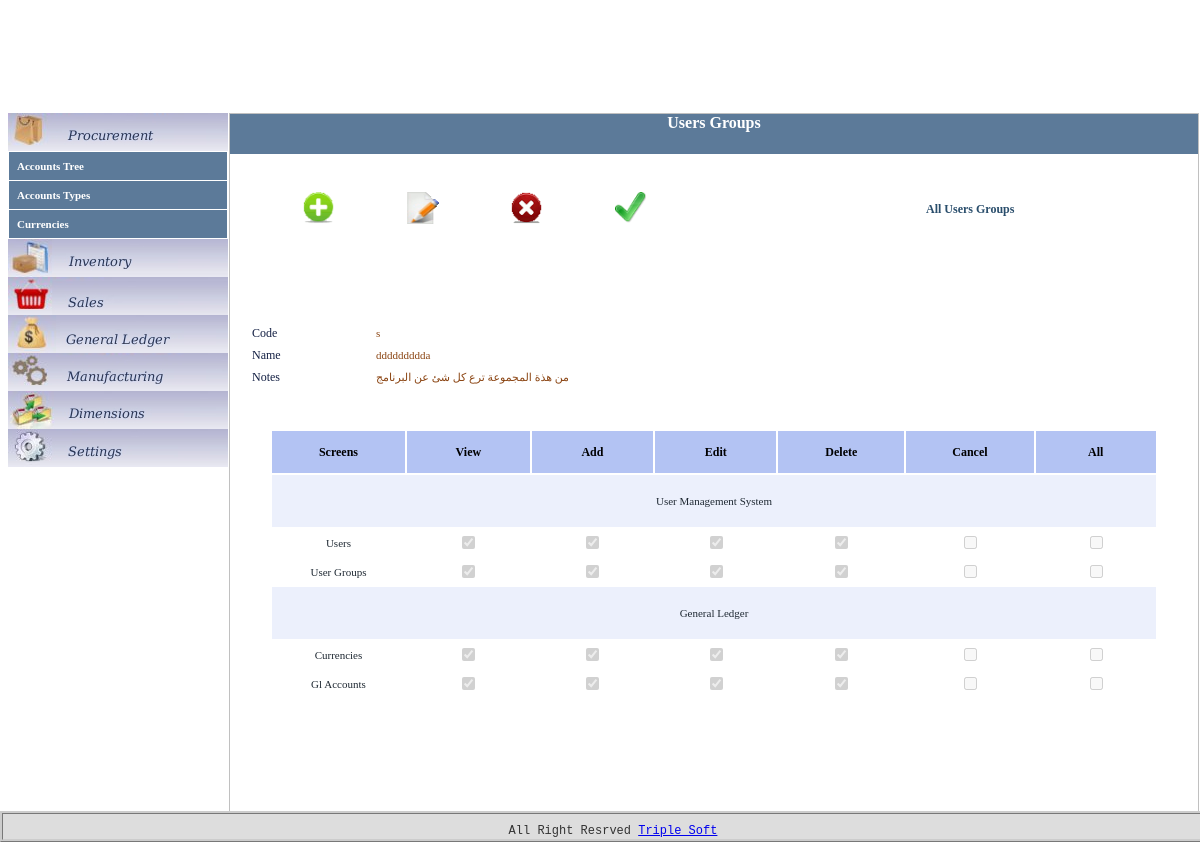
Page /ums/users_groups/go_form/216/view on the committed database.
### tables this page shows
CREATE TABLE IF NOT EXISTS `ums_users_groups` (
  `id` int(11) NOT NULL AUTO_INCREMENT,
  `code` varchar(10) NOT NULL,
  `name` varchar(50) NOT NULL,
  `notes` varchar(100) NOT NULL,
  `created_at` datetime NOT NULL,
  `create_user` int(11) NOT NULL,
  `updated_at` datetime NOT NULL,
  `update_user` int(11) NOT NULL,
  `are_canceled` tinyint(4) NOT NULL,
  `canceled_at` datetime NOT NULL,
  `cancel_user` int(11) NOT NULL,
  PRIMARY KEY (`id`)
);

CREATE TABLE IF NOT EXISTS `ums_develop_screens` (
  `id` int(11) NOT NULL,
  `code` varchar(20) NOT NULL,
  `name_en` varchar(50) NOT NULL,
  `name_ar` varchar(50) NOT NULL,
  `notes` varchar(200) DEFAULT NULL,
  `access_id` int(11) NOT NULL DEFAULT '1',
  `parent_id` int(11) NOT NULL,
  PRIMARY KEY (`id`)
);

### application/controllers/ums/users_groups.php (called while the page is built, shortened)
<?
class Users_groups extends Controller
{
	function Users_groups()
	{
		$this->load->model('ums/Users_groups_model','Users_groups_model',True);
		 $this->load->view('ums/users_groups/functions');
	}
	function go_form($id, $mode)
	{
		$data['develop_screens'] = $this->Users_groups_model->get_screens_by_parent(0);
        if($id!=0)
        {
			$data['users_groups_row'] = $this->Users_groups_model->get_by_id($id);
        }
        $data['mode']= $mode;
		$this->load->view('ums/users_groups/form',$data);
	}
}
?>

### CodeIgniter_1_7_2/system/codeigniter/CodeIgniter.php (called while the page is built, shortened)
<?php  if ( ! defined('BASEPATH')) exit('No direct script access allowed');
$EXT =& load_class('Hooks');
$EXT->_call_hook('pre_system');
$URI =& load_class('URI');
$RTR =& load_class('Router');
$method = $RTR->fetch_method();
$EXT->_call_hook('pre_controller');
$CI = new $class();
if ($RTR->scaffolding_request === TRUE)
{
	if ($EXT->_call_hook('scaffolding_override') === FALSE)
	{
		$CI->_ci_scaffolding();
	}
}
else
{
	if (method_exists($CI, '_remap'))
	{
		$CI->_remap($method);
	}
	else
	{
		call_user_func_array(array(&$CI, $method), array_slice($URI->rsegments, 2));
	}
}

### index.php (called while the page is built, shortened)
<?php
require_once BASEPATH.'codeigniter/CodeIgniter'.EXT;

### CodeIgniter_1_7_2/system/codeigniter/Base5.php (called while the page is built)
<?php  if ( ! defined('BASEPATH')) exit('No direct script access allowed');
class CI_Base {
	private static $instance;
	public function CI_Base()
	{
		self::$instance =& $this;
	}
	public static function &get_instance()
	{
		return self::$instance;
	}
}
function &get_instance()
{
	return CI_Base::get_instance();
}

### application/models/ums/users_groups_model.php (called while the page is built, shortened)
<?php
class Users_groups_model extends Model
{
		function get_by_id($id)
	    {
	    	$this->db->from('ums_users_groups');
	    	$this->db->where("id", $id);
	    	$query = $this->db->get();
        	return ($query->num_rows > 0) ? $query->row() : array();
	    }
		function get_screens_by_parent($parent_id)
	    {
	    	$this->db->select('`id`,`code`,`name_en`,`name_ar`,`notes`,`parent_id`');
	    	$this->db->where("parent_id", $parent_id);
	    	$query = $this->db->get('ums_develop_screens');
        	return $query->result();
	    }
		function get_screens_by_user_group_id($parent_id,$user_group_id)
	    {
	    	$this->db->select('`id`,`code`,`name_en`,`name_ar`,`view`,`add`,`edit`,`delete`,`cancel`');
	    	$this->db->from('ums_develop_screens');
	    	$this->db->join('ums_users_groups_screens_privielges', 'ums_develop_screens.code = ums_users_groups_screens_privielges.screen_code');
	    	$this->db->where("parent_id", $parent_id);
	    	$this->db->where("user_group_id", $user_group_id);
	    	$query = $this->db->get();
        	return $query->result();
	    }
}
?>

### application/views/ums/users_groups/form.php (the view, shortened to what this page needs)
<?php $this->lang->load('ums/users_groups',$this->config->item('language'));?>
<div class="screens_title" ><?php echo $this->lang->line('title')?></div>
<div id="div_process_data" align="center">
<?php
$current_language=$this->config->item('language');
$id=0;
$code='';
$name='';
$notes='';
$are_disabled="";
if($mode!='add')
{
	if($mode=='view')
	{
		$are_disabled="disabled='disabled'";
	}
	if($mode=='return')
	{
		$id=			$users_groups_row['id'];
		$code=			$users_groups_row['code'];
		$name=			$users_groups_row['name'];
		$notes=			$users_groups_row['notes'];
	}
	else
	{
		$id=			$users_groups_row->id;
		$code=			$users_groups_row->code;
		$name=			$users_groups_row->name;
		$notes=			$users_groups_row->notes;
		$are_canceled=	$users_groups_row->are_canceled;
	}
}
?>
<form id="frm_process_data" name="frm_process_data" action="<?php echo base_url();?>ums/users_groups/submit_process/<?php echo $id ?>"  method="post">
<table class="common">
	<tr>
		<td width="100px" height="30px"></td>
	</tr>
	<tr>
		<?php if($mode=='view') { ?>
		<td width="100px">
		<a href="<?php echo base_url();?>ums/users_groups/go_form/0/add"><img src='<?php echo base_url()."/images/icons/add.gif"; ?>' width='33'; height='33' title='<?php  echo $this->lang->line('btn_add'); ?>'/></a>
		</td>
		<td width="100px">
		<a href="<?php echo base_url();?>ums/users_groups/go_form/<?php echo $id; ?>/edit"><img src='<?php echo base_url()."/images/icons/edit.gif"; ?>' width='33'; height='33' title='<?php  echo $this->lang->line('btn_edit'); ?>'/></a>
		</td>
		<td width="100px">
		<a href="<?php echo base_url();?>ums/users_groups/delete/<?php echo $id; ?>"><img src='<?php echo base_url()."/images/icons/delete.gif"; ?>' width='33'; height='33' title='<?php  echo $this->lang->line('btn_delete'); ?>'  onclick="return delete_confirm('<?php echo $this->config->item('language'); ?>');" /></a>
		</td>
		<td width="100px">
		<?php
		if($are_canceled==0)
		{
			$what_will=1;
			$icon="cancel.png";
			$title=$this->lang->line('btn_cancel');
		}
		else
		{
			$what_will=0;
			$icon="uncancel.png";
			$title=$this->lang->line('btn_uncancel');
		}
		?>
		<a href="<?php echo base_url();?>ums/users_groups/cancel_uncancel/<?php echo $id."/".$what_will."/form"; ?>"><img src='<?php echo base_url()."/images/icons/".$icon; ?>' width='33'; height='33' title='<?php  echo $title; ?>'  /></a>
		</td>
		<?php } ?>
		<td width="100px"></td>
		<td width="100px"></td>
		<td width="200px">
		<a href="<?php echo base_url();?>ums/users_groups/" ><?php echo $this->lang->line('lnk_view_all'); ?></a>
		</td>
	</tr>
	<tr>
		<td width="100px" colspan="9" height="30px"></td>
	</tr>
	<tr>
		<td width="100px" colspan="9" height="30px"> </td>
	</tr>
</table>
<?php
$guiTools = new GuiTools();
$guiTools->beginTable();
$guiTools->beginRow();
$guiTools->cellHidden('hdn_id', 'hdn_id', $id);
$guiTools->endRow();
if($mode=='view')
{
	$guiTools->beginRow();
	$guiTools->cellLabelTitle('120px', $this->lang->line('code'));
	$guiTools->cellLabelValue('800px',$code);
	$guiTools->endRow();
	$guiTools->beginRow();
	$guiTools->cellLabelTitle('100px', $this->lang->line('name'));
	$guiTools->cellLabelValue('200px',$name);
	$guiTools->endRow();
	$guiTools->beginRow();
	$guiTools->cellLabelTitle('100px', $this->lang->line('notes'));
	$guiTools->cellLabelValue('200px',$notes);
	$guiTools->endRow();
}
$guiTools->endTable();
		echo "<div  class='screen_display' id='div_screen_table'>";
		echo "<table  class='screen_display_table' >";
		$index=0;
		foreach ($develop_screens as $record)
		{
				if($index==0)
				{
					echo "<tr>";
							echo"<th  >". $this->lang->line('develop_screens')."</th>";
							echo"<th  >". $this->lang->line('prev_view')."</th>";
							echo"<th  >". $this->lang->line('prev_add')."</th>";
							echo"<th  >". $this->lang->line('prev_edit')."</th>";
							echo"<th  >". $this->lang->line('prev_delete')."</th>";
							echo"<th  >". $this->lang->line('prev_cancel')."</th>";
							echo"<th  >". $this->lang->line('prev_all')."</th>";
					echo "</tr>";
				}
				$screen_id=$record->id;
				if($current_language=='english')
				{
					$screen_name=$record->name_en;
				}
				else if($current_language=='arabic')
				{
					$screen_name=$record->name_ar;
				}
					echo "<tr>";
					echo "<td colspan='7' align='center'> $screen_name </td>";
					echo "</tr>";
				if($mode=='add' || ($mode=='return' && $id==0) )
				{
					$data['develop_screens_inner'] = $this->Users_groups_model->get_screens_by_parent($screen_id);
					$develop_screens_inner=$data['develop_screens_inner'];
					foreach ($develop_screens_inner as $record_inner)
					{
						$screen_code=$record_inner->code;
						if($current_language=='english')
						{
							$screen_name=$record_inner->name_en;
						}
						else if($current_language=='arabic')
						{
							$screen_name=$record_inner->name_ar;
						}
							echo "<tr>";
							$color_row='#FFFFFF';
							$height_row='25px';
							echo "<td align='center' style='font-size: 11px; height:$height_row; background-color:$color_row;'> $screen_name </td>";
							echo "<td align='center' style='font-size: 11px; height:$height_row; background-color:$color_row;'><input type='checkbox' id='chk_".$screen_code."_view'   name='chk_".$screen_code."_view'  	onchange=\"uncheckByView_for_screen('".$screen_code."')\" /></td>";
							echo "<td align='center' style='font-size: 11px; height:$height_row; background-color:$color_row;'><input type='checkbox' id='chk_".$screen_code."_add'    name='chk_".$screen_code."_add'   	onchange=\"checkView_for_screen('chk_".$screen_code."_add','".$screen_code."')\" /></td>";
							echo "<td align='center' style='font-size: 11px; height:$height_row; background-color:$color_row;'><input type='checkbox' id='chk_".$screen_code."_edit'   name='chk_".$screen_code."_edit'  	onchange=\"checkView_for_screen('chk_".$screen_code."_edit','".$screen_code."')\" /></td>";
							echo "<td align='center' style='font-size: 11px; height:$height_row; background-color:$color_row;'><input type='checkbox' id='chk_".$screen_code."_delete' name='chk_".$screen_code."_delete' 	onchange=\"checkView_for_screen('chk_".$screen_code."_delete','".$screen_code."')\" /></td>";
							echo "<td align='center' style='font-size: 11px; height:$height_row; background-color:$color_row;'><input type='checkbox' id='chk_".$screen_code."_cancel' name='chk_".$screen_code."_cancel' 	onchange=\"checkView_for_screen('chk_".$screen_code."_cancel','".$screen_code."')\" /></td>";
							echo "<td align='center' style='font-size: 11px; height:$height_row; background-color:$color_row;'><input type='checkbox' id='chk_".$screen_code."_all' name='chk_".$screen_code."_all'  		onchange=\"checkUncheck_for_screen('".$screen_code."')\"/></td>";
							echo "</tr>";
						}
					$index=$index+1;
				}
				else
				{
					$data['develop_screens_inner'] = $this->Users_groups_model->get_screens_by_user_group_id($screen_id,$id);
					$develop_screens_inner=$data['develop_screens_inner'];
					foreach ($develop_screens_inner as $record_inner)
					{
						$screen_code=$record_inner->code;
						if($current_language=='english')
						{
							$screen_name=$record_inner->name_en;
						}
						else if($current_language=='arabic')
						{
							$screen_name=$record_inner->name_ar;
						}
						$view_checked="";
						$add_checked="";
						$edit_checked="";
						$delete_checked="";
						$cancel_checked="";
						if($record_inner->view==1)
						{
							$view_checked="checked='checked'";
						}
						if($record_inner->add==1)
						{
							$add_checked="checked='checked'";
						}
						if($record_inner->edit==1)
						{
							$edit_checked="checked='checked'";
						}
						if($record_inner->delete==1)
						{
							$delete_checked="checked='checked'";
						}
							echo "<tr>";
							$color_row='#FFFFFF';
							$height_row='25px';
							echo "<td align='center' style='font-size: 11px;  height:$height_row; background-color:$color_row;'> $screen_name </td>";
							echo "<td align='center' style='font-size: 11px;  height:$height_row; background-color:$color_row;'><input type='checkbox' id='chk_".$screen_code."_view'   name='chk_".$screen_code."_view'   ".$view_checked."     ".$are_disabled."		onchange=\"uncheckByView_for_screen('".$screen_code."')\" /></td>";
							echo "<td align='center' style='font-size: 11px;  height:$height_row; background-color:$color_row;'><input type='checkbox' id='chk_".$screen_code."_add'    name='chk_".$screen_code."_add'    ".$add_checked."      ".$are_disabled."  	onchange=\"checkView_for_screen('chk_".$screen_code."_add','".$screen_code."')\" /></td>";
							echo "<td align='center' style='font-size: 11px;  height:$height_row; background-color:$color_row;'><input type='checkbox' id='chk_".$screen_code."_edit'   name='chk_".$screen_code."_edit'   ".$edit_checked."     ".$are_disabled."		onchange=\"checkView_for_screen('chk_".$screen_code."_edit','".$screen_code."')\" /></td>";
							echo "<td align='center' style='font-size: 11px;  height:$height_row; background-color:$color_row;'><input type='checkbox' id='chk_".$screen_code."_delete' name='chk_".$screen_code."_delete' ".$delete_checked."   ".$are_disabled."		onchange=\"checkView_for_screen('chk_".$screen_code."_delete','".$screen_code."')\" /></td>";
							echo "<td align='center' style='font-size: 11px;  height:$height_row; background-color:$color_row;'><input type='checkbox' id='chk_".$screen_code."_cancel' name='chk_".$screen_code."_cancel' ".$cancel_checked."   ".$are_disabled."		onchange=\"checkView_for_screen('chk_".$screen_code."_cancel','".$screen_code."')\" /></td>";
							echo "<td align='center' style='font-size: 11px;  height:$height_row; background-color:$color_row;'><input type='checkbox' id='chk_".$screen_code."_all' name='chk_".$screen_code."_all'  	   						 ".$are_disabled."  	onchange=\"checkUncheck_for_screen('".$screen_code."')\" /></td>";
							echo "</tr>";
						}
					$index=$index+1;
				}
		}
		echo"</table>";
		echo"</div>";
?>
</form>
</div>

### application/views/includes/gui_tools.php (shortened to what this page needs)
<?php
class GuiTools {
   public function beginTable($style='')
   {
     echo"<table style='$style' >";
   }
	public function endTable()
   {
     echo"</table>";
   }
 	public function beginRow($trHeight='20px')
   {
     echo"<tr height='$trHeight'>";
   }
	public function endRow()
   {
     echo"</tr>";
   }
   public function cellLabelTitle($tdWidth, $text)
   {
     echo"<td width='$tdWidth' ><label style='color: #142044; font-family:tahoma; font-size: 12px;' >$text</label></td>";
   }
   public function cellLabelValue($tdWidth, $text)
   {
     echo"<td width='$tdWidth' ><label style='color:#8B4513; font-family:tahoma; font-size: 11px;' >$text</label></td>";
   }
  	public function cellHidden($hdnId, $hdnName, $hdnValue)
   {
     echo"<td ><input type='hidden' id='$hdnId' name='$hdnName' value='$hdnValue' /></td>";
   }
}

### css/style.css (style rules this page uses)
body { margin: 10px auto; font: Verdana,Arial, Helvetica, sans-serif; background-color: #FFFFFF; }
div.screens_title { height: 40px; text-align: center; background-color:#5C7A99; color:white; width: 100%; font-family: fantasy; font-size: 16px; font-weight: bold; -moz-border-radius: 0px 0px 0px 0px ; -moz-box-shadow:0 0 10px #333333; border:3px solid 99aabb; }
div.screen_display { padding:40px; height: auto; position: relative; border: 0px solid silver; -moz-border-radius: 15px 15px 15px 15px ; -moz-box-shadow:0 0 10px #333333; border:3px solid 99aabb; }
.screen_display_table th { height:40px; font-size: 12px; font-weight: bold; background-color:#B3C3F3; }
.screen_display_table td { width:200px; height:50px; color:#1F2933; font-size: 11px; font-weight: normal; font-family:serif; background-color: #ECF0FC; }
.common a { font-weight:bold; text-decoration:none; font-size:12px; font-family: fantasy; color:#2A4E6C; }
a img { border:none; }

### rows in the picture
ums_users_groups: code "s ddddddddda من هذة المجموعة ترع كل شئ عن البرنامج"
ums_develop_screens: name_en "User Management System"
ums_develop_screens: name_en "Users"
ums_develop_screens: name_en "User Groups"
ums_develop_screens: name_en "General Ledger"
ums_develop_screens: name_en "Currencies"
ums_develop_screens: name_en "Gl Accounts"

### other values in the picture
$this->lang->line('title') "Users Groups"
$this->lang->line('lnk_view_all') "All Users Groups"
$text "Code Name Notes"
$this->lang->line('footer_developed_by') "All Right Resrved"
$this->lang->line('footer_company_site_link') "Triple Soft"
